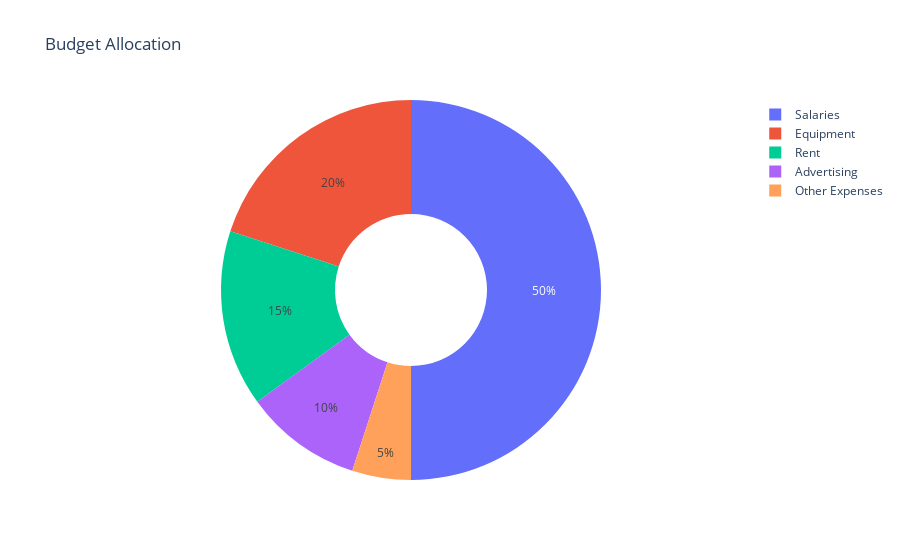

The notebook cell this image was saved under:
### Code cell
fig = px.pie(df, values='Budget', names='Category', title='Budget Allocation', hole=0.4)
fig.show()

### Figure 1 — Plotly figure (JSON) as saved in the notebook; plotly's stock layout.template omitted (floating-point values rounded to 4 significant figures)
{"data": [{"domain": {"x": [0, 1], "y": [0, 1]}, "hole": 0.4, "hovertemplate": "Category=%{label}<br>Budget=%{value}<extra></extra>", "labels": ["Salaries", "Equipment", "Advertising", "Rent", "Other Expenses"], "legendgroup": "", "name": "", "showlegend": true, "type": "pie", "values": [50000, 20000, 10000, 15000, 5000]}], "layout": {"legend": {"tracegroupgap": 0}, "title": {"text": "Budget Allocation"}}}
